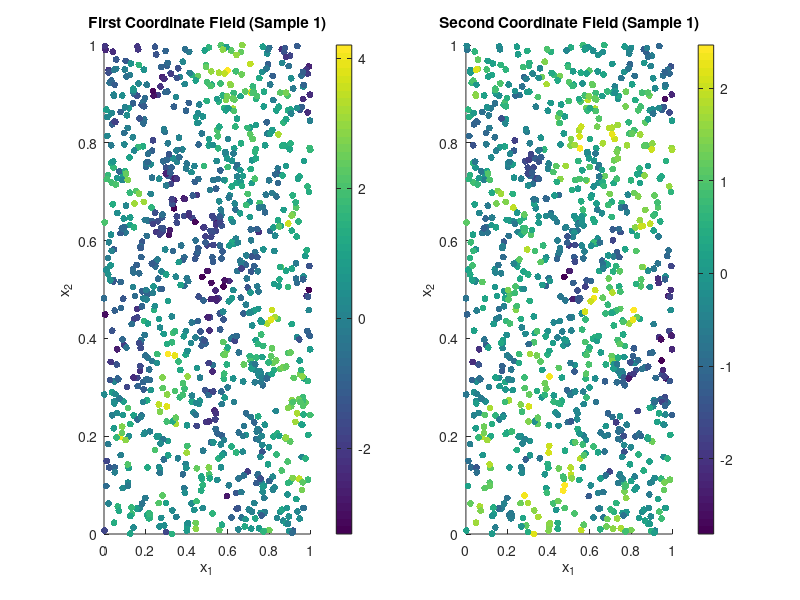

Source code (MATLAB): (Note: this script raises an error after producing the figure.)
%cd /storage/hpc/data/rd2nr/15.mvcage/diritchlet_cluster;
cd /Users/rdaw/Documents/MVCAGE/simulation_rev/;

rng(22);
rng(22);

% Generate functional data with a Bivariate Matern Covariance function
% Define parameters of the covariance function
s11 =  sqrt(2);
s22 = 1;
nu11 = 0.4;
nu22 = 0.5;
nu12 = 1/2*(nu11 + nu22);
a11 = 10; %0.3;
a22 = 15; %0.5;
a12 = 1.2* max(a11, a22); %0.6; has to be greater than both a11, a22
rhs = a11^nu11 * a22^nu22/ a12^(nu11 + nu22) * gamma(nu12)/gamma(nu12 + 1) / sqrt( gamma(nu11) * gamma(nu22) ) * sqrt( gamma(nu11 + 1) * gamma(nu22 + 1) );
rho = unifrnd(rhs/2, 3/4 * rhs);

% Covariance function (Isotropic Matern in 2D Euclidean Distance)
M     = @(D, nu, a) 2^(1 - nu)/ gamma(nu) * (a * D).^nu .* besselk(nu, a * D);
cov11 = @(D) s11^2 * M(D, nu11, a11);
cov22 = @(D) s22^2 * M(D, nu22, a22);
cov12 = @(D) rho * s11 * s22 * M(D, nu12, a12);

% Sample locations in 2D domain [0,1] x [0,1]
rng(100);
N  = 1000;
XX = rand(N, 2); % 2D Spatial locations (x1, x2)

% Sample data covariance matrix
DD = pdist2(XX, XX); % 2D Euclidean distance matrix
tic;
C1  = cov11(DD); C1(1:N+ 1:end) = s11^2;
disp("First Covariance Matrix done");
toc;

tic;
C2  = cov22(DD); C2(1:N+ 1:end) = s22^2;
disp("Second Covariance Matrix done");
toc;

tic;
C12  = cov12(DD); C12(1:N+ 1:end) = s11 * s22 * rho;
disp("Cross Covariance Matrix done");
toc;

C = [C1 C12; C12' C2];
nobs = 10000;
Y = mvnrnd(zeros(1, 2*N), C, nobs)';
Y1 = Y(1:N, :);
Y2 = Y((1+N):end, :);

% Plot a few simulated processes in 2D space
figure;
subplot(1,2,1); 
scatter(XX(:,1), XX(:,2), 25, Y1(:,1), 'filled'); 
colorbar; xlabel("x_1"); ylabel("x_2"); title("First Coordinate Field (Sample 1)");
subplot(1,2,2); 
scatter(XX(:,1), XX(:,2), 25, Y2(:,1), 'filled'); 
colorbar; xlabel("x_1"); ylabel("x_2"); title("Second Coordinate Field (Sample 1)");
sgtitle("Sample of Simulated 2D Spatial Functional Data");
saveas(gcf, "sample.png");
close();

%%%%%%%%%%%%%%%%    Estimated Empirical Covariance %%%%%%%%%%%%%%%%%%%%
tic;
C_hat   = 1/(nobs-1) * (Y * Y');
C1_hat  = C_hat(1:N, 1:N);
C2_hat  = C_hat((1+N):end, (1+N):end);
C12_hat = C_hat(1:N, (1+N):end);
toc;

%%%%%%%%%%%%%%%%% MVPCA %%%%%%%%%%%%%%%%%%
% Set the number of wavevector pairs
n_basis = 50;
% Generate grid of integer wavevectors (k1, k2)
n_freq = ceil(sqrt(n_basis + 1));
[K1_grid, K2_grid] = meshgrid(0:n_freq-1, 0:n_freq-1);
K1 = K1_grid(:);
K2 = K2_grid(:);
% Exclude (0,0) to prevent a zero sine column and a redundant constant cosine column
non_zero_idx = ~(K1 == 0 & K2 == 0);
K1 = K1(non_zero_idx);
K2 = K2(non_zero_idx);
% Truncate to the desired n_basis wavevectors
K1 = K1(1:n_basis);
K2 = K2(1:n_basis);
% Compute 2D Fourier arguments: 2*pi*(k1*x1 + k2*x2)
arg1 = 2 * pi * (XX(:,1) * K1' + XX(:,2) * K2');
% Build orthonormal basis matrix [1, sqrt(2)*sin(...), sqrt(2)*cos(...)]
Phi1 = [ones(N,1), sqrt(2)*sin(arg1), sqrt(2)*cos(arg1)];

%%%%%%%%%%%%%%%%% UKLE %%%%%%%%%%%%%%%%%%
MM = size(Phi1,2);
% UKLE1 (2D Integration over domain via 2D Monte Carlo / Riemann sum)
A1 = (1/N^2) * (Phi1' * C1_hat * Phi1);
A1 = 1/2*(A1 + A1');
[Evec1, Eval1]  = eigs(A1, MM);      
EE1 = Phi1 * Evec1;                 % Eigenfunctions
alpha1 = (1/N) * (Y1' * EE1);      % 2D Integral for scores
Y1_hat = EE1 * alpha1';

%%%%%%%%%%%%% Second set of basis %%%%%%%%%%%%
Phi2 = Phi1;
% UKLE2
A2 = (1/N^2) * (Phi2' * C2_hat * Phi2);
A2 = 1/2*(A2 + A2');
[Evec2, Eval2]  = eigs(A2, MM);      
EE2 = Phi2 * Evec2;                 % Eigenfunctions
alpha2 = (1/N) * (Y2' * EE2);      % 2D Integral for scores
Y2_hat = EE2 * alpha2';

% Cross KLE
K11 = Eval1;
K22 = Eval2;
K12 = (1/N^2) * (EE1' * C12_hat * EE2);
KK = [K11 K12; K12' K22];
[Evec, Eval] = eig(KK);
Eval = max(Eval, 0);

%%%%% MVKLE
EEpart1 = EE1 * Evec(1:MM, :);
EEpart2 = EE2 * Evec((MM+1):end, :);
EE = zeros(N, 2*MM, 2);
EE(:,:,1) = EEpart1;
EE(:,:,2) = EEpart2;

%%%%%%%%%%%%%%%%%%%%%%%%%%% Add more pseudo points for clustering %%%%%%%%%%%%%%%%%%%%%%%%%%%%%%%
N2_side = 100; 
N2 = N2_side^2; % ~4900 pseudo grid points in 2D space
[p_x1, p_x2] = meshgrid(linspace(0, 1, N2_side), linspace(0, 1, N2_side));
p_XX = [p_x1(:), p_x2(:)];
p_arg = 2 * pi * (p_XX(:,1) * K1' + p_XX(:,2) * K2');
p_Phi1 = [ones(N2,1), sqrt(2)*sin(p_arg), sqrt(2)*cos(p_arg)];
p_EE1    = p_Phi1 * Evec1;                 % Eigenfunctions
p_Y1     = p_EE1 * alpha1';
p_Phi2   = p_Phi1;
p_EE2    = p_Phi2 * Evec2;                 % Eigenfunctions
p_Y2     = p_EE2 * alpha2';
p_EEpart1 = p_EE1 * Evec(1:MM, :) * sqrt(Eval);
p_EEpart2 = p_EE2 * Evec((MM+1):end, :) * sqrt(Eval);
p_EE = [p_EEpart1 p_EEpart2];

%%%%%%%%%%%%%%%%%%%%%%%%%%%%%% Clusters %%%%%%%%%%%%%%%%%%%%%%%%%%%%%%%%%%%%
this_dat = p_EE;
areas = ones(N2, 1) * (1/N2);
Z = linkage(this_dat, 'ward');

rng(1);
lower = 10;
upper = 200;
cnt2 = zeros(upper - lower + 1, 1);
cnt3 = zeros(upper - lower + 1, 1);

parfor j = 1:(upper - lower + 1)
    disp(j + lower - 1);
    cl = cluster(Z, 'Maxclust', j + lower - 1);
    tmp = 0;
    for jjj = 1:max(cl)
        jj = find(cl == jjj);
        % Explicit dimension 1 prevents scalar collapse on single-point clusters
        pEE = p_EE(jj, :) - mean(p_EE(jj, :), 1);
        tmp = tmp + sum(pEE.^2, "all")/ sum(areas(jj,1));
    end
    cnt2(j) = tmp;
    cnt3(j) = tmp/max(cl);
end

cnt3_dif = -cnt3(2:end) + cnt3(1:end-1);
cnt3_rel_dif = cnt3_dif./cnt3(2:end);

figure;
subplot(1,2,1); plot(lower:(upper-1), cnt3_dif); xlabel("Number of Clusters"); title("MVCAGE Difference");
subplot(1,2,2); plot(lower:(upper-1), cnt3_rel_dif); xlabel("Number of Clusters"); title("MVCAGE Relative Difference");

% Safely extract optimal k from relative difference vector
idx = find(cnt3_rel_dif > 1e-2);
if isempty(idx)
    best_k = lower;
else
    best_k = max(idx) + lower;
end

% Extract final regionalization partition directly from Ward tree Z
cl = cluster(Z, 'Maxclust', best_k);

rng(123);
ttt = randi([1, 10000]);

yhat = zeros(N2, 2);
for j = 1:max(cl)
    jj = find(cl == j);
    yhat(jj, 1) = mean(p_Y1(jj, ttt));
    yhat(jj, 2) = mean(p_Y2(jj, ttt));
end
err = [p_Y1(:,ttt) p_Y2(:,ttt)] - yhat;

%%%%%%%%%%%%%%%%%%%%%%%%%% Spatial Data Plotting %%%%%%%%%%%%%%%%%%%%%%%%%%%%%%%%%%%
%%%%%%%%%%%%%%%%%%%%%%%%%% Spatial Data Plotting (2x2) %%%%%%%%%%%%%%%%%%%%%%%%%%%%%%%%%%%
%%%%%%%%%%%%%%%%%%%%%%%%%% Spatial Data Plotting (2x2) %%%%%%%%%%%%%%%%%%%%%%%%%%%%%%%%%%%
figure('Position', [100, 100, 1000, 800]);

% Determine shared color limits for Y1 and Y2 across original and aggregated fields
cLims_Y1 = [min([p_Y1(:, ttt); yhat(:,1)]), max([p_Y1(:, ttt); yhat(:,1)])];
cLims_Y2 = [min([p_Y2(:, ttt); yhat(:,2)]), max([p_Y2(:, ttt); yhat(:,2)])];

% --- Row 1, Column 1: Original First Coordinate Field ---
subplot(2,2,1);
scatter(p_XX(:,1), p_XX(:,2), 25, p_Y1(:, ttt), 'filled');
colorbar; clim(cLims_Y1); 
xlabel("x_1"); ylabel("x_2"); 
title("Original First Coordinate Field");

% --- Row 1, Column 2: Original Second Coordinate Field ---
subplot(2,2,2);
scatter(p_XX(:,1), p_XX(:,2), 25, p_Y2(:, ttt), 'filled');
colorbar; clim(cLims_Y2); 
xlabel("x_1"); ylabel("x_2"); 
title("Original Second Coordinate Field");

% --- Row 2, Column 1: Aggregated First Coordinate Field ---
subplot(2,2,3);
scatter(p_XX(:,1), p_XX(:,2), 25, yhat(:,1), 'filled');
colorbar; clim(cLims_Y1); 
xlabel("x_1"); ylabel("x_2"); 
title("Aggregated First Coordinate Field");

% --- Row 2, Column 2: Aggregated Second Coordinate Field ---
subplot(2,2,4);  
scatter(p_XX(:,1), p_XX(:,2), 25, yhat(:,2), 'filled');
colorbar; clim(cLims_Y2); 
xlabel("x_1"); ylabel("x_2"); 
title("Aggregated Second Coordinate Field");

sgtitle(sprintf("Original vs. Aggregated Spatial Fields (Realization %d)", ttt));
saveas(gcf, "mvfda_3.png");
close();

%%%%%%%%%%%%%%%%%%%%%%%%%%%%% Error & Diagnostic Plotting %%%%%%%%%%%%%%%%%%%%%%%%%%%%%%%
cage = zeros(N2,1);
for jjj = 1:max(cl)
    jj = find(cl == jjj);
    pEE = p_EE(jj, :) - mean(p_EE(jj, :), 1);
    cage(jj, 1) = sum(pEE.^2, "all")/ size(jj,1);
end

figure;
plot(lower:upper, cnt3, 'Color', "#A2142F");
xlim([lower upper]);
xlabel("Number of Regions");
ylabel("MVCAGE");
title("MVCAGE for Areal Units Number");
saveas(gcf, "cl_vs_MVCAGE.png");
close();

figure;
scatter(p_XX(:,1), p_XX(:,2), 15, cage, 'filled');
colorbar; xlabel("x_1"); ylabel("x_2");
title("Aggregate-level MVCAGE Map");
saveas(gcf, "total_MVCAGE.png");
close();
